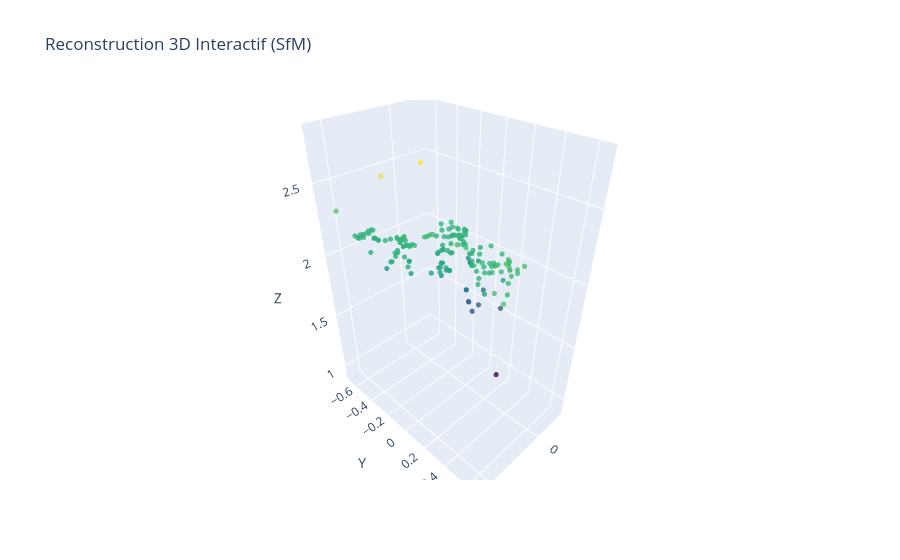

Source (notebook cell):
### Code cell
import cv2
import numpy as np
import plotly.graph_objects as go

def structure_from_motion_interactive(image_paths):
    """
    Implémente une version simplifiée de Structure from Motion (SfM) avec un nuage de points interactif.
    
    :param image_paths: Liste des chemins des images.
    """
    if len(image_paths) < 2:
        print("Il faut au moins deux images pour calculer la structure 3D.")
        return

    # Charger les images
    images = [cv2.imread(path, cv2.IMREAD_GRAYSCALE) for path in image_paths]
    if any(img is None for img in images):
        print("Une ou plusieurs images n'ont pas pu être chargées.")
        return

    # Initialiser SIFT
    sift = cv2.SIFT_create()

    # Détecter les keypoints et descripteurs pour chaque image
    keypoints = []
    descriptors = []
    for img in images:
        kp, des = sift.detectAndCompute(img, None)
        keypoints.append(kp)
        descriptors.append(des)

    # Matcher les points entre la première et la deuxième image
    bf = cv2.BFMatcher()
    matches = bf.knnMatch(descriptors[0], descriptors[1], k=2)

    # Appliquer le ratio test de Lowe
    good_matches = [m for m, n in matches if m.distance < 0.75 * n.distance]
    if len(good_matches) < 8:
        print("Pas assez de correspondances entre les deux premières images.")
        return

    # Extraire les points correspondants
    pts1 = np.float32([keypoints[0][m.queryIdx].pt for m in good_matches]).reshape(-1, 2).T
    pts2 = np.float32([keypoints[1][m.trainIdx].pt for m in good_matches]).reshape(-1, 2).T

    # Calculer la matrice essentielle
    K = np.array([[1000, 0, images[0].shape[1] / 2],
                  [0, 1000, images[0].shape[0] / 2],
                  [0, 0, 1]], dtype=np.float32)  # Matrice intrinsèque simplifiée
    E, mask = cv2.findEssentialMat(pts1.T, pts2.T, K, method=cv2.RANSAC, prob=0.999, threshold=1.0)

    # Récupérer la pose relative entre les deux vues
    _, R, t, mask_pose = cv2.recoverPose(E, pts1.T, pts2.T, K)

    # Trianguler les points pour obtenir les coordonnées 3D
    proj1 = np.dot(K, np.hstack((np.eye(3), np.zeros((3, 1)))))
    proj2 = np.dot(K, np.hstack((R, t)))
    points_4d_hom = cv2.triangulatePoints(proj1, proj2, pts1, pts2)
    points_3d = points_4d_hom[:3] / points_4d_hom[3]  # Convertir en coordonnées 3D

    # Créer un nuage de points interactif avec Plotly
    fig = go.Figure(data=[go.Scatter3d(
        x=points_3d[0],
        y=points_3d[1],
        z=points_3d[2],
        mode='markers',
        marker=dict(size=3, color=points_3d[2], colorscale='Viridis', opacity=0.8)
    )])
    fig.update_layout(scene=dict(
        xaxis_title='X',
        yaxis_title='Y',
        zaxis_title='Z'
    ),
    title="Reconstruction 3D Interactif (SfM)")
    fig.show()

# Exemple d'utilisation

structure_from_motion_interactive(['Images/image8.jpeg', 'Images/image0.jpeg', 'Images/image1.jpeg'])

### Figure 1 — Plotly figure (JSON) as saved in the notebook; plotly's stock layout.template omitted (floating-point values rounded to 4 significant figures; data arrays with more than 128 entries replaced by an {"elided": "..."} marker saying what was removed)
{"data": [{"marker": {"color": {"elided": "169 float values"}, "colorscale": [[0, "#440154"], [0.1111, "#482878"], [0.2222, "#3e4989"], [0.3333, "#31688e"], [0.4444, "#26828e"], [0.5556, "#1f9e89"], [0.6667, "#35b779"], [0.7778, "#6ece58"], [0.8889, "#b5de2b"], [1, "#fde725"]], "opacity": 0.8, "size": 3}, "mode": "markers", "type": "scatter3d", "x": {"elided": "169 float values"}, "y": {"elided": "169 float values"}, "z": {"elided": "169 float values"}}], "layout": {"scene": {"xaxis": {"title": {"text": "X"}}, "yaxis": {"title": {"text": "Y"}}, "zaxis": {"title": {"text": "Z"}}}, "title": {"text": "Reconstruction 3D Interactif (SfM)"}}}
